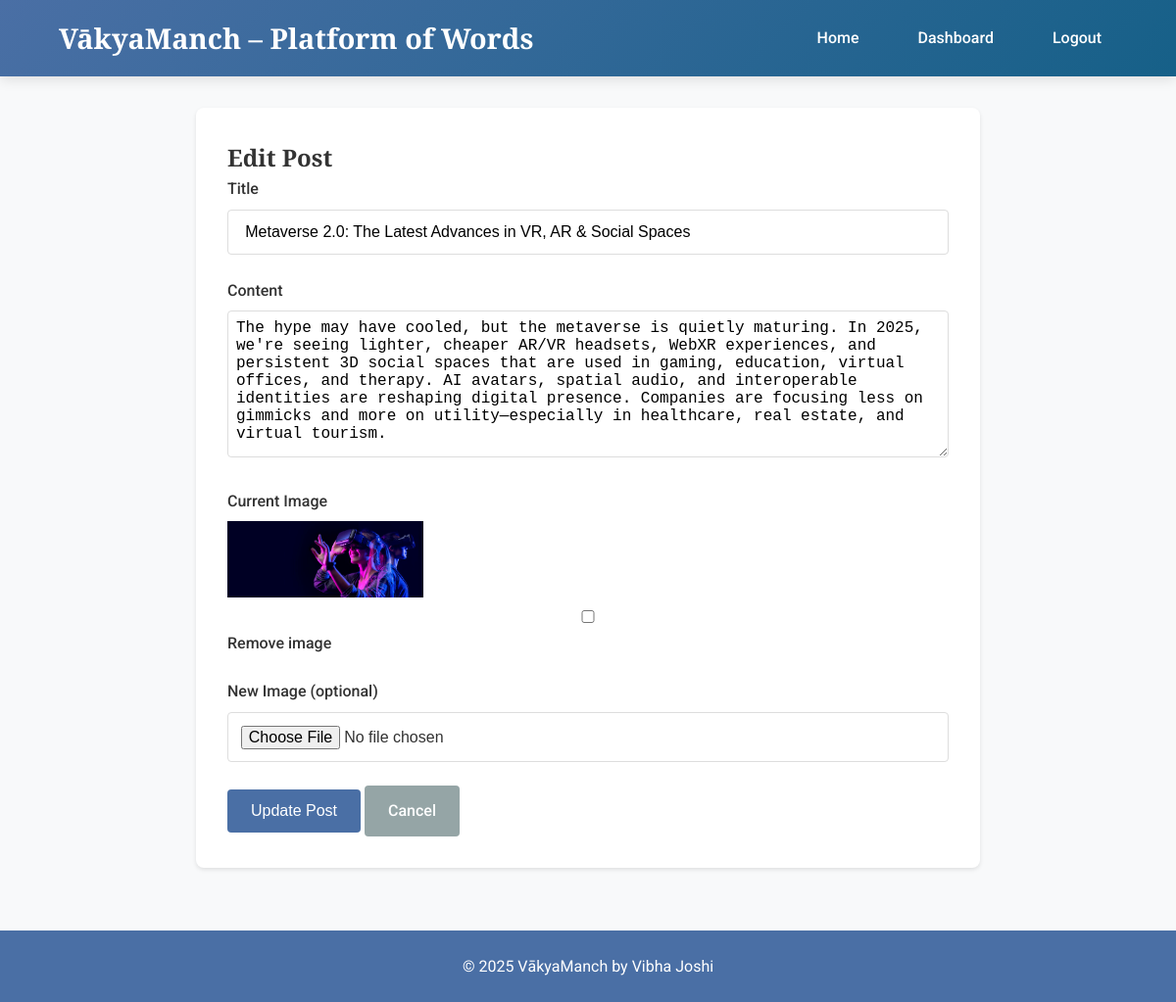
The page /edit_post/8 (signed in) on the database its author committed.
### tables this page shows
CREATE TABLE posts (
            id INTEGER PRIMARY KEY AUTOINCREMENT,
            title TEXT NOT NULL,
            content TEXT NOT NULL,
            user_id INTEGER NOT NULL,
            created_at TIMESTAMP DEFAULT CURRENT_TIMESTAMP, image TEXT,
            FOREIGN KEY (user_id) REFERENCES users (id)
        );

### app.py (the view)
@app.route('/edit_post/<int:post_id>')
def edit_post_form(post_id):
    if 'user_id' not in session:
        return redirect(url_for('login'))
    conn = get_db()
    cursor = conn.cursor()
    cursor.execute('SELECT * FROM posts WHERE id = ? AND user_id = ?', (post_id, session['user_id']))
    post = cursor.fetchone()
    conn.close()
    if not post:
        flash('Post not found or you do not have permission to edit it', 'error')
        return redirect(url_for('dashboard'))
    return render_template('edit_post.html', post=dict(post))

### app.py (called while the page is built)
def get_db():
    conn = sqlite3.connect('database.db')
    conn.row_factory = sqlite3.Row
    return conn

### templates/edit_post.html (shortened to what this page needs)
{% extends "base.html" %}
{% block content %}
<div class="edit-post-container">
    <h2>Edit Post</h2>
    <form id="edit-post-form" enctype="multipart/form-data">
        <div class="form-group">
            <label for="post-title">Title</label>
            <input type="text" id="post-title" value="{{ post.title }}" required>
        </div>
        <div class="form-group">
            <label for="post-content">Content</label>
            <textarea id="post-content" rows="5" required>{{ post.content }}</textarea>
        </div>
        <div class="form-group">
            <label>Current Image</label>
            {% if post.image %}
                <img src="{{ url_for('static', filename='uploads/' + post.image) }}" class="current-image">
                <label>
                    <input type="checkbox" id="remove-image"> Remove image
                </label>
            {% else %}
                <p>No image currently</p>
            {% endif %}
        </div>
        <div class="form-group">
            <label for="post-image">New Image (optional)</label>
            <input type="file" id="post-image" accept="image/*">
        </div>
        <button type="submit" class="button">Update Post</button>
        <a href="{{ url_for('dashboard') }}" class="button secondary">Cancel</a>
    </form>
</div>
{% endblock %}

### static/style.css (style rules this page uses)
* { margin: 0; padding: 0; box-sizing: border-box; }
body { font-family: 'Segoe UI', Tahoma, Geneva, Verdana, sans-serif; line-height: 1.6; color: #333; background-color: #f5f5f5; padding: 0; margin: 0; }
.button { display: inline-block; background-color: #3498db; color: white; padding: 0.5rem 1rem; border: none; border-radius: 4px; text-decoration: none; cursor: pointer; font-size: 1rem; }
.form-group { margin-bottom: 1rem; }
.form-group label { display: block; margin-bottom: 0.5rem; font-weight: bold; }
.form-group input, .form-group textarea { width: 100%; padding: 0.5rem; border: 1px solid #ddd; border-radius: 4px; font-size: 1rem; }
.form-group textarea { min-height: 150px; resize: vertical; }
.edit-post-container { max-width: 800px; margin: 0 auto; padding: 2rem; background: white; border-radius: 8px; box-shadow: 0 2px 4px rgba(0,0,0,0.1); }
.current-image { max-width: 200px; display: block; margin: 0.5rem 0; }
.button.secondary { background-color: #95a5a6; }
body { font-family: 'Roboto', sans-serif; margin: 0; padding: 0; color: #333; line-height: 1.6; }
h1, h2, h3, h4 { font-family: 'Playfair Display', serif; font-weight: 700; }
:root { --primary-color: #4a6fa5; --secondary-color: #166088; --accent-color: #4fc3f7; --text-color: #333; --light-bg: #f8f9fa; --white: #ffffff; --shadow: 0 4px 6px rgba(0, 0, 0, 0.1); --transition: all 0.3s ease; }
body { font-family: 'Roboto', sans-serif; color: var(--text-color); background-color: var(--light-bg); margin: 0; padding: 0; line-height: 1.6; overflow-x: hidden; }
.form-group { margin-bottom: 1.5rem; }
.form-group label { display: block; margin-bottom: 0.5rem; font-weight: 500; }
.form-group input { width: 100%; padding: 0.8rem; border: 1px solid #ddd; border-radius: 4px; font-size: 1rem; transition: var(--transition); }
.button { display: inline-block; padding: 0.8rem 1.5rem; background-color: var(--primary-color); color: var(--white); border: none; border-radius: 4px; cursor: pointer; font-size: 1rem; font-weight: 500; transition: var(--transition); text-align: center; }
textarea { width: 100%; padding: 0.8rem; border: 1px solid #ddd; border-radius: 4px; font-size: 1rem; min-height: 150px; resize: vertical; transition: var(--transition); }
:root { --primary-color: #4a6fa5; --secondary-color: #166088; --accent-color: #4fc3f7; --text-color: #333; --light-bg: #f8f9fa; --white: #ffffff; --dark-blue: #0a2d4a; --shadow: 0 4px 12px rgba(0, 0, 0, 0.1); --transition: all 0.3s ease; }
body { font-family: 'Roboto', sans-serif; color: var(--text-color); background-color: var(--light-bg); margin: 0; padding: 0; line-height: 1.6; position: relative; }

### rows shown on the page
posts: title "Metaverse 2.0: The Latest Advances in VR, AR & Social Spaces", content "The hype may have cooled, but the metaverse is quietly maturing. In 2025, we're seeing lighter, cheaper AR/VR headsets, WebXR experiences, and persistent 3D social spaces that are used in gaming, education, virtual offices, and therapy. AI avatars, spatial audio, and interoperable identities are reshaping digital presence. Companies are focusing less on gimmicks and more on utility—especially in healthcare, real estate, and virtual tourism.", image (picture)
